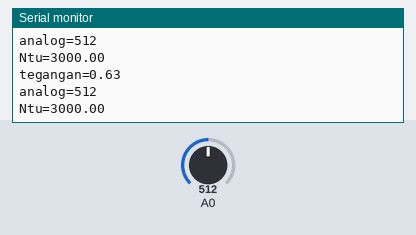
A sketch run on a simulated Arduino Uno, built with avr-gcc and run on an emulated ATmega328P. On the bench: the last lines printed to the serial monitor. Inputs (shaded band) come from the test bench; at power-on: A0 = 512.

Above: at 1.2 s.
1.3 s: A0 set to 716
At 1.82 s:
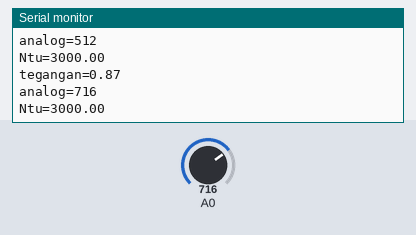
2.8 s: A0 set to 900
At 3.33 s:
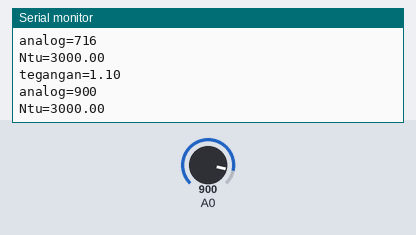
Timing chart, 0 to 5.8 s (numbered marks = the images above; inputs shaded):
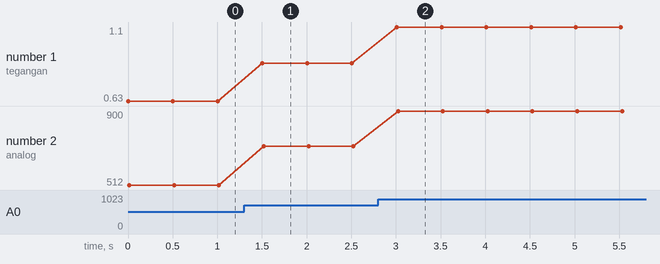

The sketch:

coba_turbidity.ino
```cpp
//for 5 v
#define DTH_MAX_NTU_VOLTAGE 2.5
//for 3.3 v
//#define DTH_MAX_NTU_VOLTAGE 1.7

void setup() {
  Serial.begin(9600); //Baud rate: 9600
}
void loop() {
  int sensorValue = analogRead(14);// read the input on analog pin 0:
  float voltage = sensorValue * (5 / 4096.0); // Convert the analog reading (which goes from 0 - 1023) to a voltage (0 - 5V):
  Serial.print("tegangan=");
  Serial.println(voltage); // print out the value you read:
  Serial.print("analog=");
  Serial.println(analogRead(14));
  Serial.print("Ntu=");
  Serial.println(convertToNTU(voltage));
  delay(500);
}

float convertToNTU(float volt)
{
  float ntu = 0;

  if(volt < DTH_MAX_NTU_VOLTAGE)
  {
    ntu = 3000;
  }
  else
  {
//    for 5 v
    ntu = (-1120.4 * volt * volt) + (5742.3 * volt) - 4352.9;
//    for 3.3 v
//      ntu = (-1120.4 * volt * volt * 10.89 / 25 ) + (5742.3 * volt * 3.3 / 5 ) - (4352.9) ;
    if(ntu < 0)
      ntu = 0;
  }
  return ntu;
}
```

Measured:
- after the input at 1.3 s, the serial monitor: prints a new line after 0.20 s (image 1)
- after the input at 2.8 s, the serial monitor: prints a new line after 0.21 s (image 2)
- plotted number 1: 0.63 → 0.87 after the input at 1.3 s, 0.87 → 1.1 after the input at 2.8 s
- plotted number 2: 512 → 716 after the input at 1.3 s, 716 → 900 after the input at 2.8 s
